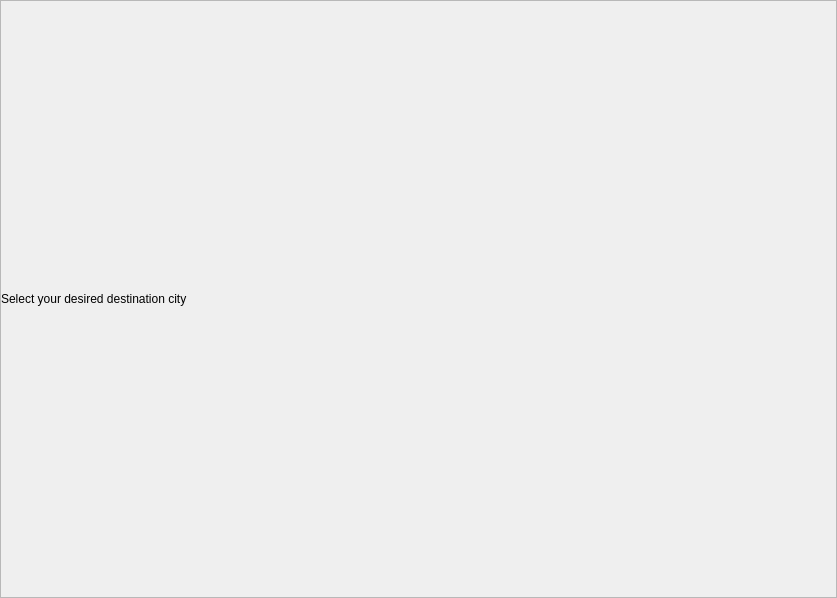
<?xml version="1.0" encoding="UTF-8"?>
<ui version="4.0">
 <class>cities</class>
 <widget class="QWidget" name="cities">
  <property name="geometry">
   <rect>
    <x>0</x>
    <y>0</y>
    <width>837</width>
    <height>598</height>
   </rect>
  </property>
  <property name="windowTitle">
   <string>Form</string>
  </property>
  <layout class="QGridLayout" name="gridLayout">
   <property name="leftMargin">
    <number>0</number>
   </property>
   <property name="topMargin">
    <number>0</number>
   </property>
   <property name="rightMargin">
    <number>0</number>
   </property>
   <property name="bottomMargin">
    <number>0</number>
   </property>
   <item row="0" column="0">
    <widget class="QScrollArea" name="scrollArea">
     <property name="widgetResizable">
      <bool>true</bool>
     </property>
     <widget class="QWidget" name="scrollAreaWidgetContents">
      <property name="geometry">
       <rect>
        <x>0</x>
        <y>0</y>
        <width>835</width>
        <height>596</height>
       </rect>
      </property>
      <layout class="QVBoxLayout" name="verticalLayout">
       <property name="leftMargin">
        <number>0</number>
       </property>
       <property name="topMargin">
        <number>0</number>
       </property>
       <property name="rightMargin">
        <number>0</number>
       </property>
       <property name="bottomMargin">
        <number>0</number>
       </property>
       <item>
        <layout class="QVBoxLayout" name="verticalLayout_2">
         <item>
          <widget class="QLabel" name="title">
           <property name="text">
            <string>Select your desired destination city</string>
           </property>
          </widget>
         </item>
        </layout>
       </item>
      </layout>
     </widget>
    </widget>
   </item>
  </layout>
 </widget>
 <resources/>
 <connections/>
</ui>
